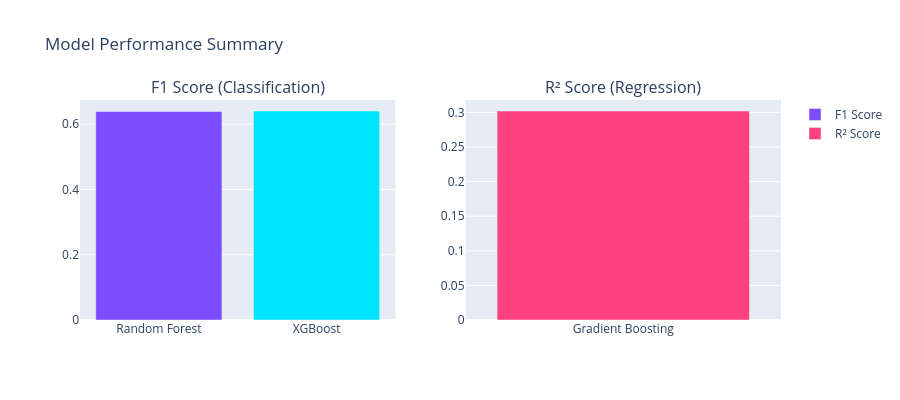

Notebook code cell kept with this figure:
### Code cell
fig = make_subplots(rows=1, cols=2,
                    subplot_titles=('F1 Score (Classification)',
                                    'R² Score (Regression)'))

# Classification models
clf = model_summary[model_summary['Task']=='Classification']
fig.add_trace(go.Bar(
    x=clf['Model'], y=clf['Score'],
    marker_color=['#7c4dff','#00e5ff'],
    name='F1 Score'
), row=1, col=1)

# Regression model
reg = model_summary[model_summary['Task']=='Regression']
fig.add_trace(go.Bar(
    x=reg['Model'], y=reg['Score'],
    marker_color=['#ff4081'],
    name='R² Score'
), row=1, col=2)

fig.update_layout(title='Model Performance Summary', height=400)
fig.show()
fig.write_html('../reports/figures/model_performance.html')
print("✅ Saved!")

### Figure 1 — Plotly figure (JSON) as saved in the notebook; plotly's stock layout.template omitted (floating-point values rounded to 4 significant figures)
{"data": [{"marker": {"color": ["#7c4dff", "#00e5ff"]}, "name": "F1 Score", "type": "bar", "x": ["Random Forest", "XGBoost"], "xaxis": "x", "y": [0.6391, 0.6405], "yaxis": "y"}, {"marker": {"color": ["#ff4081"]}, "name": "R² Score", "type": "bar", "x": ["Gradient Boosting"], "xaxis": "x2", "y": [0.302], "yaxis": "y2"}], "layout": {"annotations": [{"font": {"size": 16}, "showarrow": false, "text": "F1 Score (Classification)", "x": 0.225, "xanchor": "center", "xref": "paper", "y": 1, "yanchor": "bottom", "yref": "paper"}, {"font": {"size": 16}, "showarrow": false, "text": "R² Score (Regression)", "x": 0.775, "xanchor": "center", "xref": "paper", "y": 1, "yanchor": "bottom", "yref": "paper"}], "height": 400, "title": {"text": "Model Performance Summary"}, "xaxis": {"anchor": "y", "domain": [0, 0.45]}, "xaxis2": {"anchor": "y2", "domain": [0.55, 1]}, "yaxis": {"anchor": "x", "domain": [0, 1]}, "yaxis2": {"anchor": "x2", "domain": [0, 1]}}}
